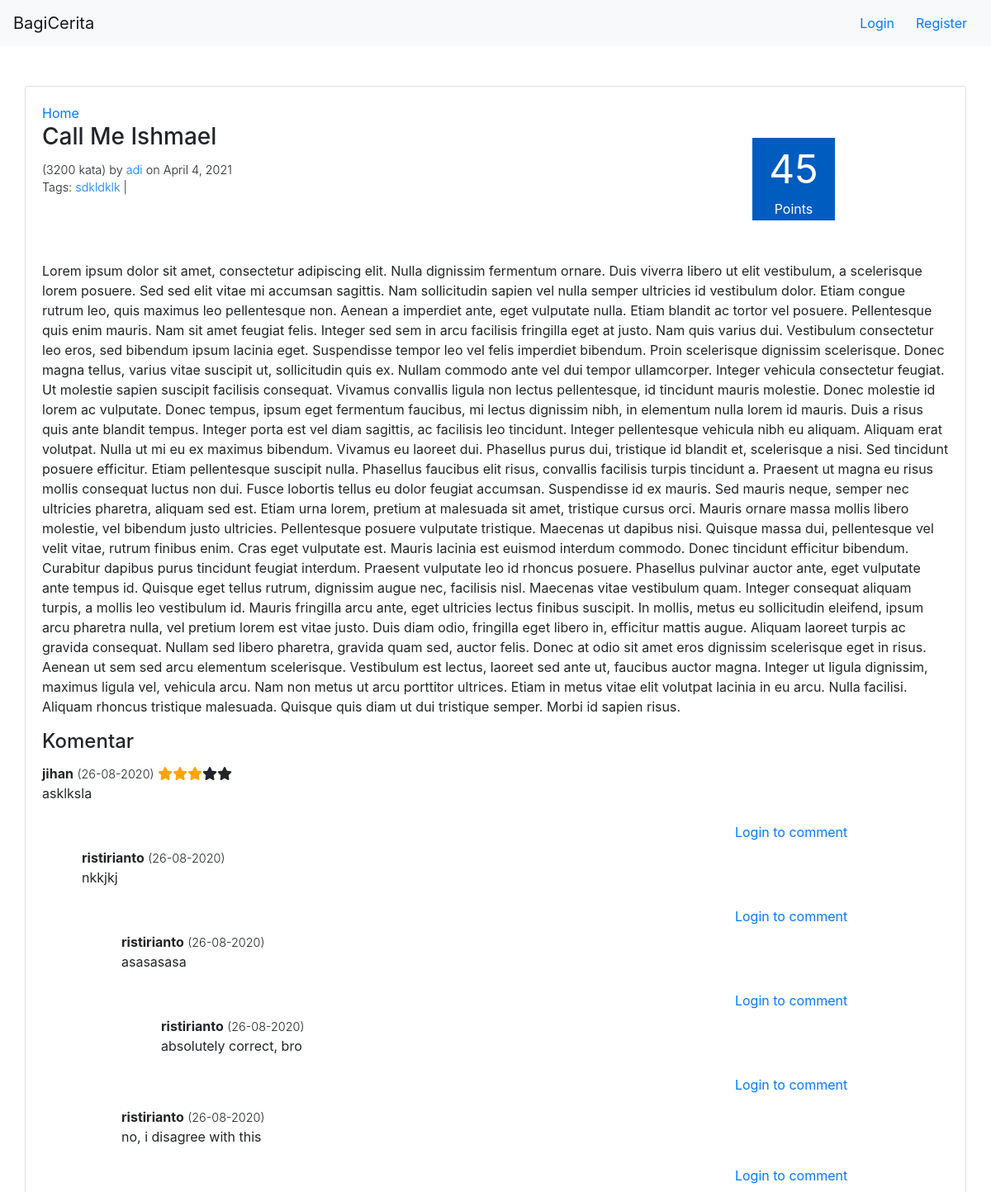
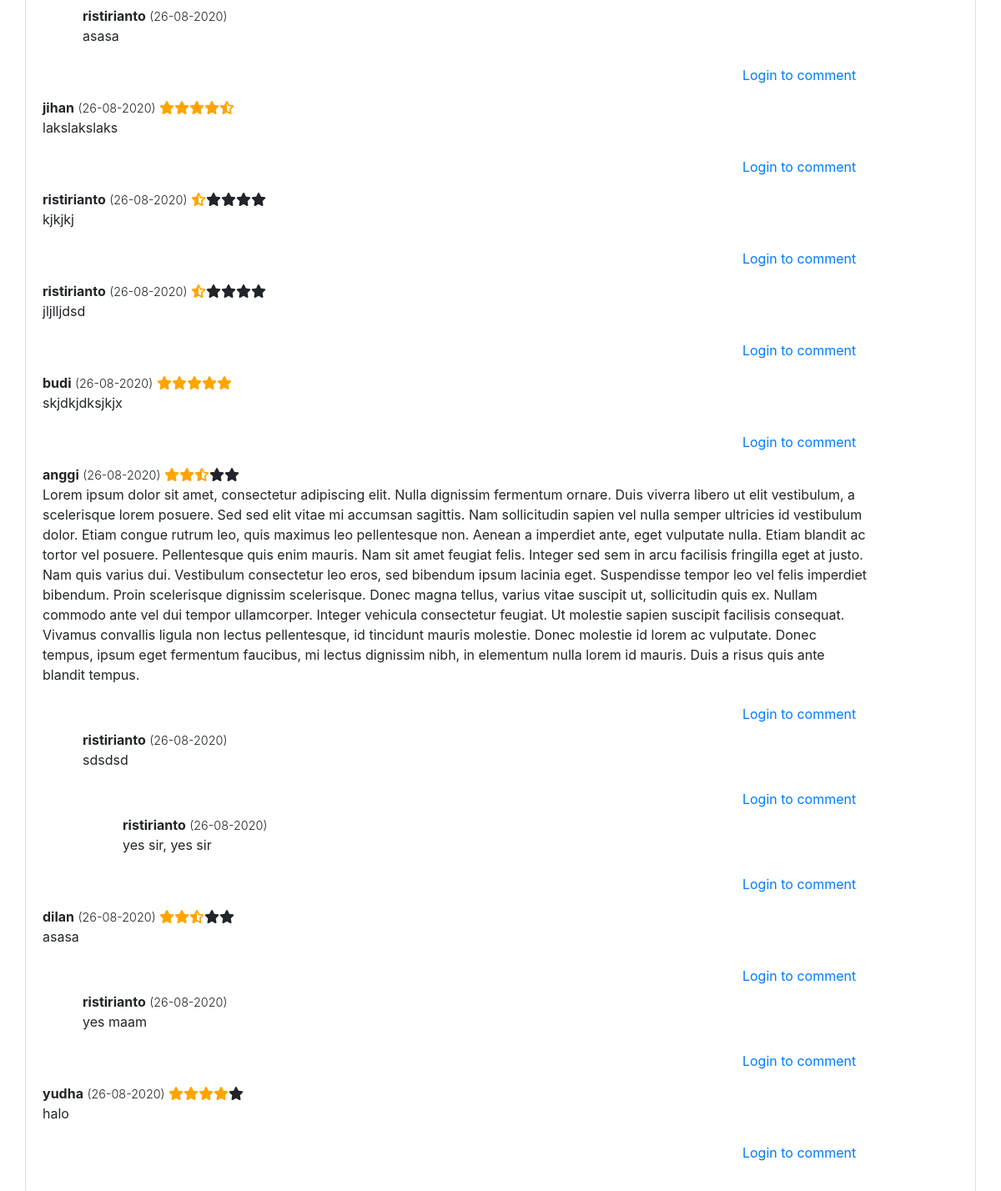
Before: /stories/2 with the older database file (2 pictures, top to bottom).
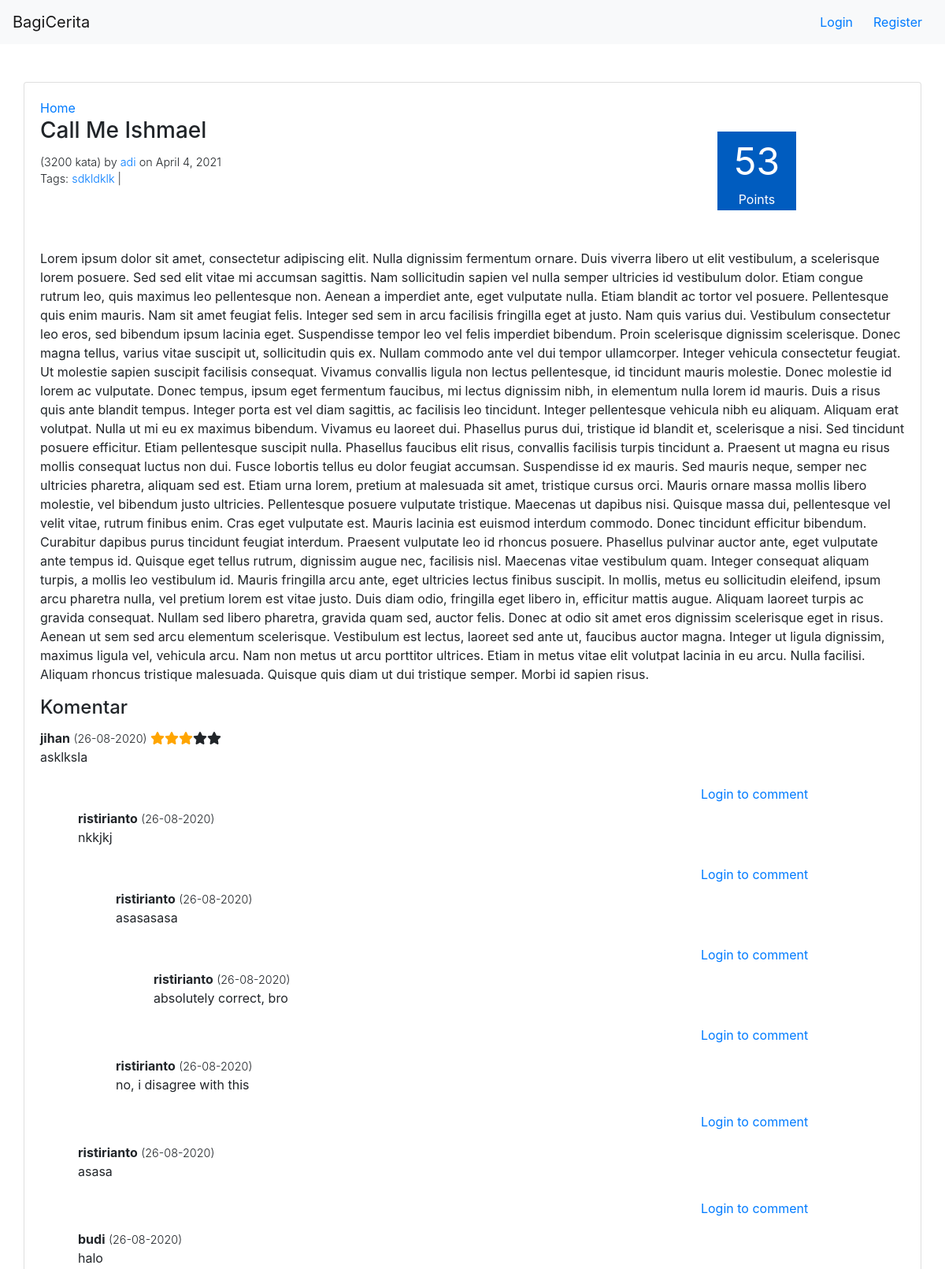
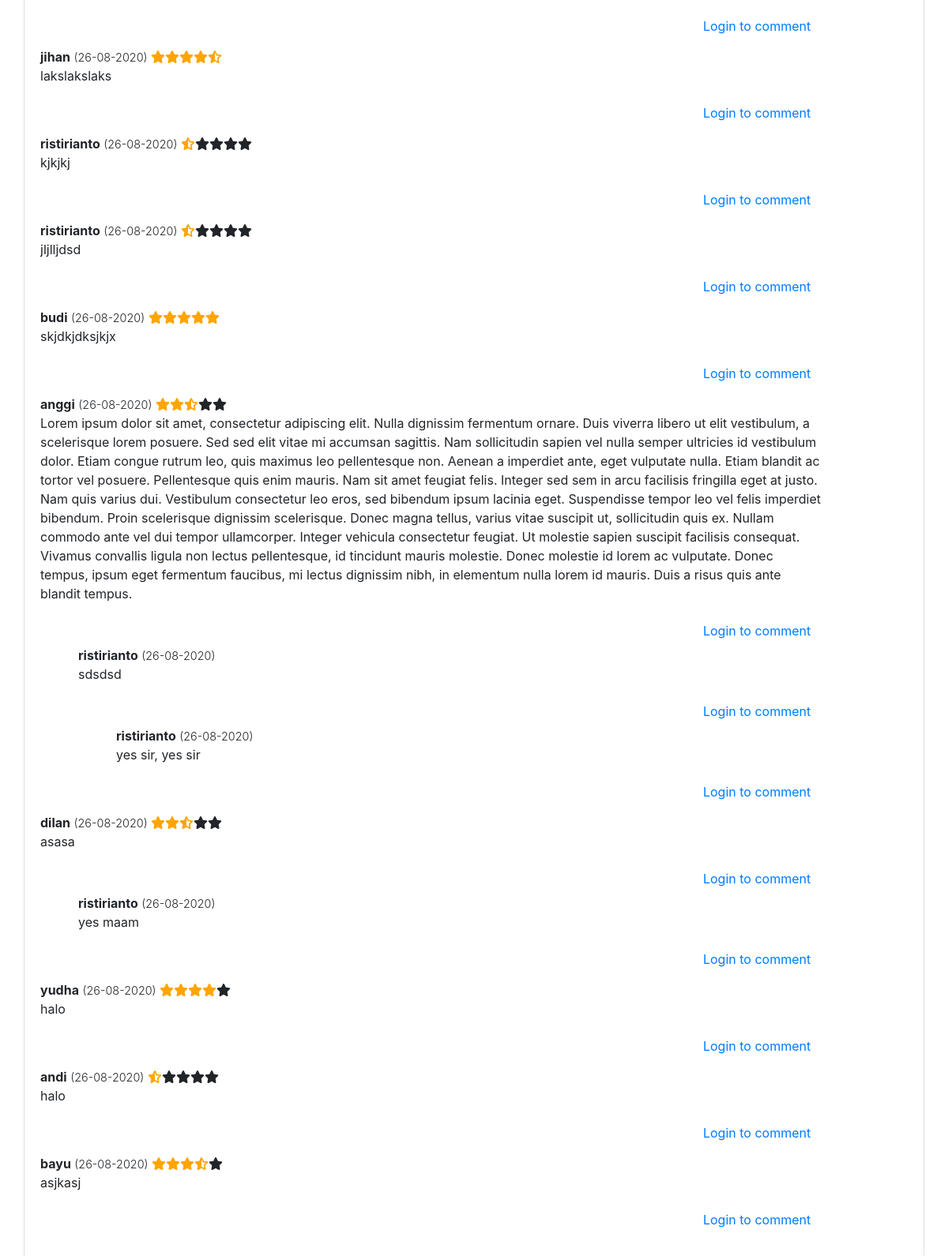
After: the same page with the newer database file (2 pictures, top to bottom).
### story/models.py (models this page shows, shortened)
class Tag(models.Model):
    name = models.CharField(max_length=120,blank=True)
    stories = models.ManyToManyField(Story)

class Story(models.Model):
    title = models.CharField(max_length=120,blank=True)
    date_posted = models.DateField(null=True, blank=True)
    content = models.TextField(blank=True,null=True)
    user = models.ForeignKey(User, on_delete=models.CASCADE,default=None)
    class Meta:
        ordering = ["-date_posted"]

class Comment(models.Model):
    content = models.TextField(blank=True,null=True)
    user = models.ForeignKey(User, on_delete=models.CASCADE,default=None)
    story = models.ForeignKey(Story, on_delete=models.CASCADE,default=None)
    replied_comment_id = models.IntegerField(default=0)
    rating = models.IntegerField(default=1)

### story/views.py (the view, shortened to what this page needs)
# urls.py: path('<int:story_id>',story_view,name="story"),
def story_view(request,story_id):
    story = Story.objects.get(id=story_id)
    context={
        "id":story_id,
        "rating":10,
        "story":get_story(story),
        "comments":get_comments(story_id),
        "have_commented":"False"
    }
    for comment in context['comments']:
        print("comment: "+str(comment))
        if(comment.user.id == request.user.id):
            context['have_commented']="True"
    return render(request,"story/story.html",context)

### bagicerita/context_processor.py (called while the page is built)
def get_auth_form(request):
    registerForm = UserCreationForm()
    return{
        'register_form':registerForm
    }

def check_if_logged_in(request):
    if request.user.is_authenticated:
        return{
            'logged_in':True,
            'username':request.user.username
        }
    else:
        return {
            'logged_in':False
        }

### story/templatetags/story_tags.py (called while the page is built)
@register.filter(name="render_rating")
def render_rating(rating):
    rating_html = ""
    rating_counter=0
    for x in range(5):
        if(rating_counter>=rating):
           rating_html+="<span class='fa fa-star'></span>"
        elif(rating_counter+2>rating):
            rating_html+="<span class='fas fa-star-half-alt checked'></span>"
            rating_counter+=1
        else:
            rating_html+="<span class='fa fa-star checked'></span>"
            rating_counter+=2
    return mark_safe(rating_html)

@register.inclusion_tag('story/comment.html')
def comment_tag(comment,request):
    return {'comment' : comment,'request':request}

### story/views.py (called while the page is built)
def get_story(story):
    story.tags = story.tag_set.all()
    story = calculate_story_rating(story)
    return story

### templates/story/story.html (shortened to what this page needs)
{% extends 'base.html' %}
{% load story_tags %}
{% block content %}
    {% include 'navbar.html' %}
    <div class="container">
        <div class="row mt-5">
            <div class="card" style="width: 100%">
                <div class="card-body">
                    <a href="/stories">Home</a>
                    <div class="story">
                        <div class="story-info-container">
                            <div class="story-info mb-5">
                                <h3 class="card-title">{{story.title}}</h3>
                                <span class="text-story-info font-weight-light">(3200 kata) by <a href="/user/{{story.user.username}}/profile">{{story.user.username}}</a> on {{story.date_posted}}</span>
                                <span class="text-story-info tags font-weight-light">Tags:
                                    {% for tag in  story.tags%}
                                        <a href="twitter.com">{{tag.name}}</a> |
                                    {% endfor %}
                                </span>
                            </div>
                            <div class="score-box story-page mr-2">
                                <div class="points-number text-center mb-0">{{story.rating}}</div>
                                <div class="points-text text-center">Points</div>
                            </div>
                        </div>
                        <div class="story-content">
                            <p>{{story.content}}</p>
                        </div>
                    </div>
                    <div class="comments">
                        <h4 class="card-title">Komentar</h4>
                        {% for comment in comments %}
                            {% comment_tag comment request%}
                        {% endfor %}
                    </div>
                </div>
            </div>
        </div>
    </div>
{% endblock %}

### templates/story/comment.html (shortened to what this page needs)
{% load story_tags %}
<div class="{% if comment.replied_comment_id != 0 %} ml-5 {% endif %} comment mb-2">
    <h6 class="user font-weight-bold">{{comment.user.username}}</h6>
    <span class="date font-weight-light">(26-08-2020)</span>
    {% if comment.replied_comment_id == 0 %}
        <span class="rating">
            {{ comment.rating | render_rating }}
        </span>
    {% endif %}
    <p class="content">{{comment.content}}</p>
    <div class="login-to-comment">
        {% if request.user.is_authenticated %}
            <button onclick="showReplyBox(this)" type="button" data-target="reply-box-{{comment.id}}" class="btn btn-link">Reply</button>
            <form method="POST" class="reply-box" id="reply-box-{{comment.id}}">
                {% csrf_token %}
                <div class="form-group no-gutters">
                    <textarea required class="form-control" name="content" id="exampleFormControlTextarea1" rows="3"></textarea>
                </div>
                <div class="container-button-submit">
                    <button type="submit" class="btn btn-primary">Submit</button>
                </div>
                <input type="hidden" name="replied_comment_id" value="{{comment.id}}">
            </form>
        {%else %}
            <button type="button" data-bs-toggle="modal" data-bs-target="#loginModal" class="btn btn-link">Login to comment</button>
        {% endif %}
    </div>
    {% for reply in comment.replies %}
        {% comment_tag reply request %}
    {% endfor %}
</div>

Changed rows visible on the page:
computed for Story "Call Me Ishmael": rating "45" → "53"
added Comment: user.username "budi", content "halo", shown under "jihan"
added Comment: user.username "andi", rating 1 (drawn), content "halo", shown under "Komentar"
added Comment: user.username "bayu", rating 7 (drawn), content "asjkasj", shown under "Komentar"
